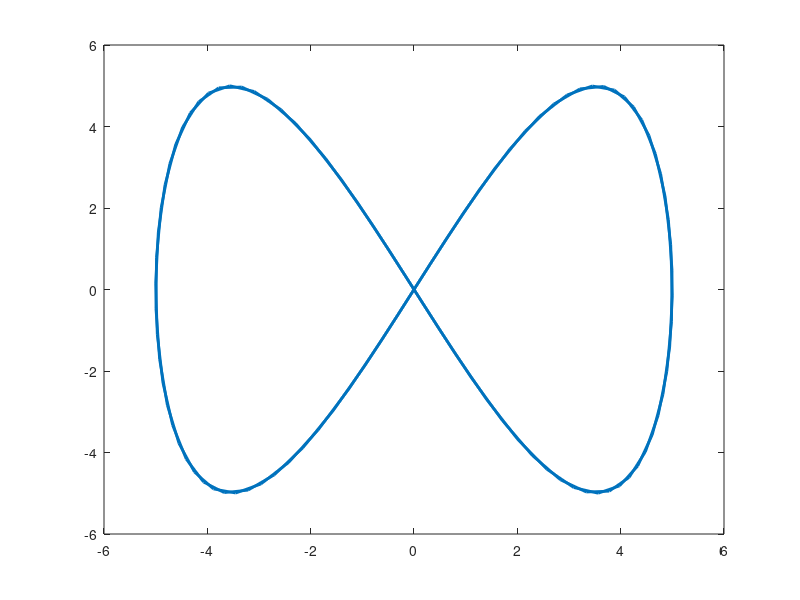
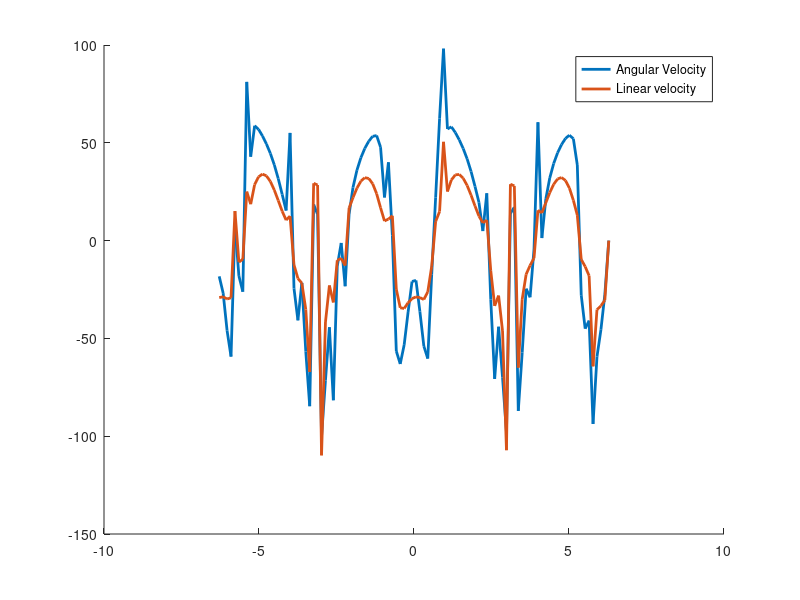

Here is the MATLAB script that generated these plots, in order:
% Differential drive WMR

T = 0.05; %Sampling time
W = 1/2; %m. Width of Robot
r = 1/4; %m. Radius of tires

% Create Trajectory for WMR:
N=100;t=linspace(-2*pi,2*pi,N);
f1=1;x=5*sin(f1*t);f2=2;y=5*sin(f2*t);
phi = tan(y./x);
%initialize resulting velocities
omega = zeros(1, N); v = zeros(1, N); 
plot(x,y,'linewidth',2);

for n = 1:N-1
    
    %calculating inverse kinematics variables: 
    mu = 1/2*(sin(phi(n))*(y(n+1)-y(n))+cos(phi(n)*(x(n+1)-x(n))))/(cos(phi(n))*(y(n+1)-y(n))-sin(phi(n))*(x(n+1)-x(n))); 
    x_m = (x(n)+x(n+1))/2; y_m = (y(n)+y(n+1))/2; 
    x_star = x_m - mu/2 * (y(n+1) - y(n)); y_star = y_m + mu/2 * (x(n+1)-x(n)); 
    R_n = sqrt((x(n) - x_star)^2 + (y(n)-y_star)^2); 
    theta_1 = atan2((y(n)-y_star), (x(n)-x_star)); theta_2 = atan2((y(n+1)-y_star), (x(n+1)-x_star)); 
    del_phi = theta_1 - theta_2; 
    %resulting velocities: 
    omega(n) = del_phi/T; 
    v(n) = R_n*omega(n);  
    
    
end
figure()
hold on 
plot(t,omega,'linewidth',2);
plot(t, v,'linewidth',2)
legend('Angular Velocity', 'Linear velocity')
hold off
